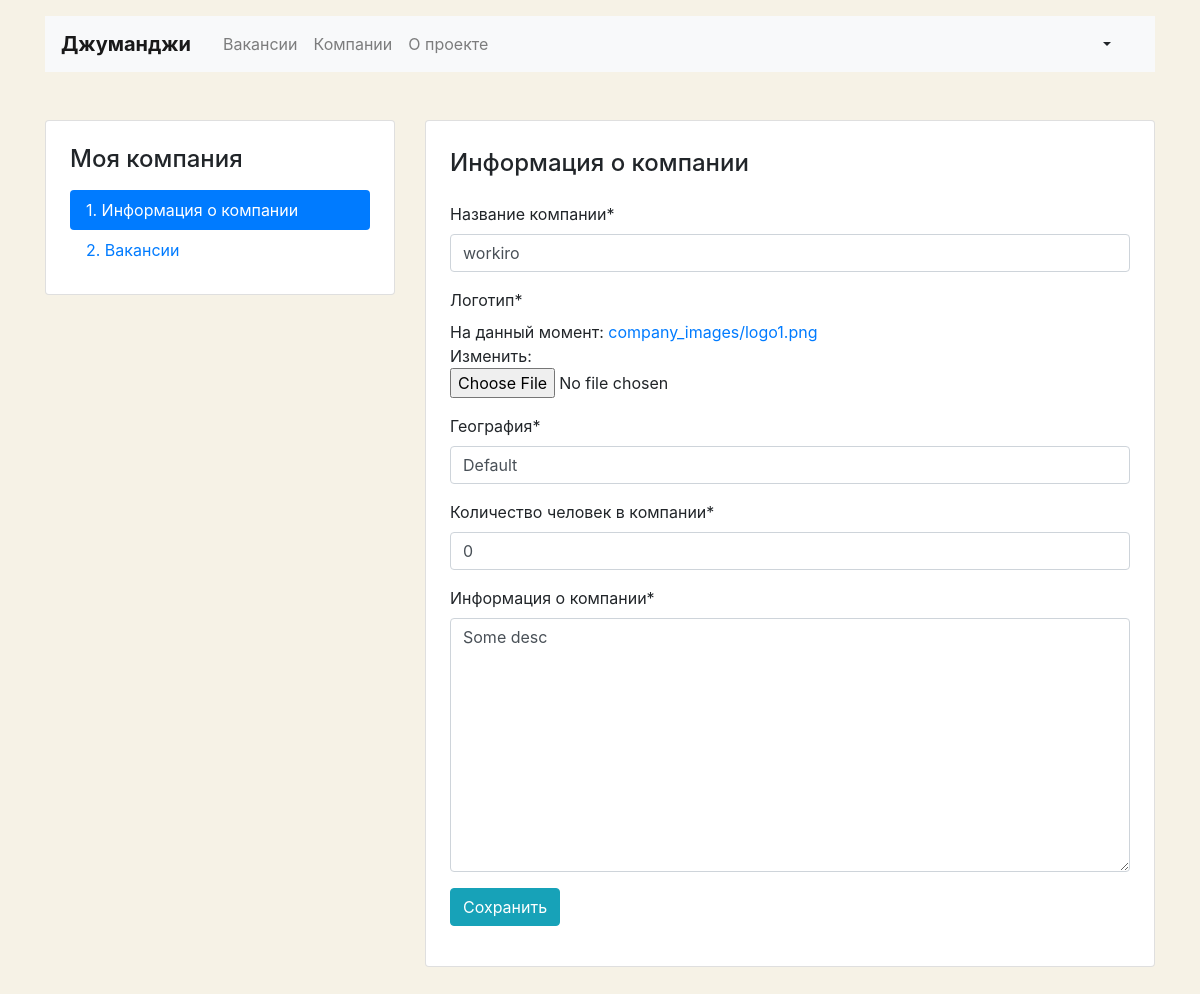
/mycompany/ (signed in), run on the app's committed database.
### app_company/models.py (models this page shows)
class Company(models.Model):
    name = models.CharField(max_length=120, verbose_name='Название компании')
    location = models.CharField(max_length=120, verbose_name='География')
    logo = models.ImageField(
        upload_to=settings.MEDIA_COMPANY_IMAGE_DIR,
        height_field='height_field',
        width_field='width_field',
        verbose_name='Логотип',
        default='default.gif'
    )
    height_field = models.PositiveIntegerField(default=0)
    width_field = models.PositiveIntegerField(default=0)
    description = models.TextField(verbose_name='Информация о&nbsp;компании')
    employee_count = models.CharField(max_length=80, verbose_name='Количество человек в компании')
    owner = models.OneToOneField(User, on_delete=models.CASCADE, related_name="company")

### app_company/views.py (the view, shortened to what this page needs)
# urls.py: path('', MyCompanyView.as_view(), name='my_company'),
class MyCompanyView(LoginRequiredMixin, View):
    def get(self, request, *args, **kwargs):
        try:
            company = request.user.company
        except Company.DoesNotExist:
            return render(request, 'company_create.html')
        form = CompanyForm(instance=company)
        return render(request, 'company_edit.html', context={
            'form': form,
        })

### app_company/forms.py
class CompanyForm(ModelForm):
    class Meta:
        model = Company
        fields = ['name', 'logo', 'location', 'employee_count', 'description']

### app_home/context_processors.py (called while the page is built)
def my_pages(request):
    if request.path.startswith('/mycompany/vacanc'):
        back = True
        vacancy = True
        company = False
    elif request.path.startswith('/mycompan'):
        back = True
        vacancy = False
        company = True
    elif request.path.startswith('/my'):
        back = True
        vacancy = False
        company = False
    else:
        back = False
        vacancy = False
        company = False
    return {
        'my_page': back,
        'my_company_page': company,
        'my_vacancy_page': vacancy
    }

### templates/company_edit.html (shortened to what this page needs)
{% extends "base.html" %}
{% block content %}
  <div class="row mt-5">
    {% include 'base_user_menu.html' %}
    <div class="col-12 col-lg-8">
      <div class="card">
        <div class="card-body px-4 pb-4">
          <section class="tab-pane fade show active">
            <h2 class="h4 pt-2 pb-3">Информация о&nbsp;компании</h2>
            <form enctype="multipart/form-data" method="post"> {% csrf_token %}
              {% load crispy_forms_tags %}
              {{ form|crispy }}
              <div class="form-group">
                <input type="submit" class="btn btn-info" value="Сохранить">
              </div>
            </form>
          </section>
        </div>
      </div>
    </div>
  </div>
{% endblock content %}

### templates/base.html (style rules this page uses)
body { background-color: #F6F2E6; }

### data on the page
Company: name "workiro", location "Default", employee_count "0", description "Some desc"
